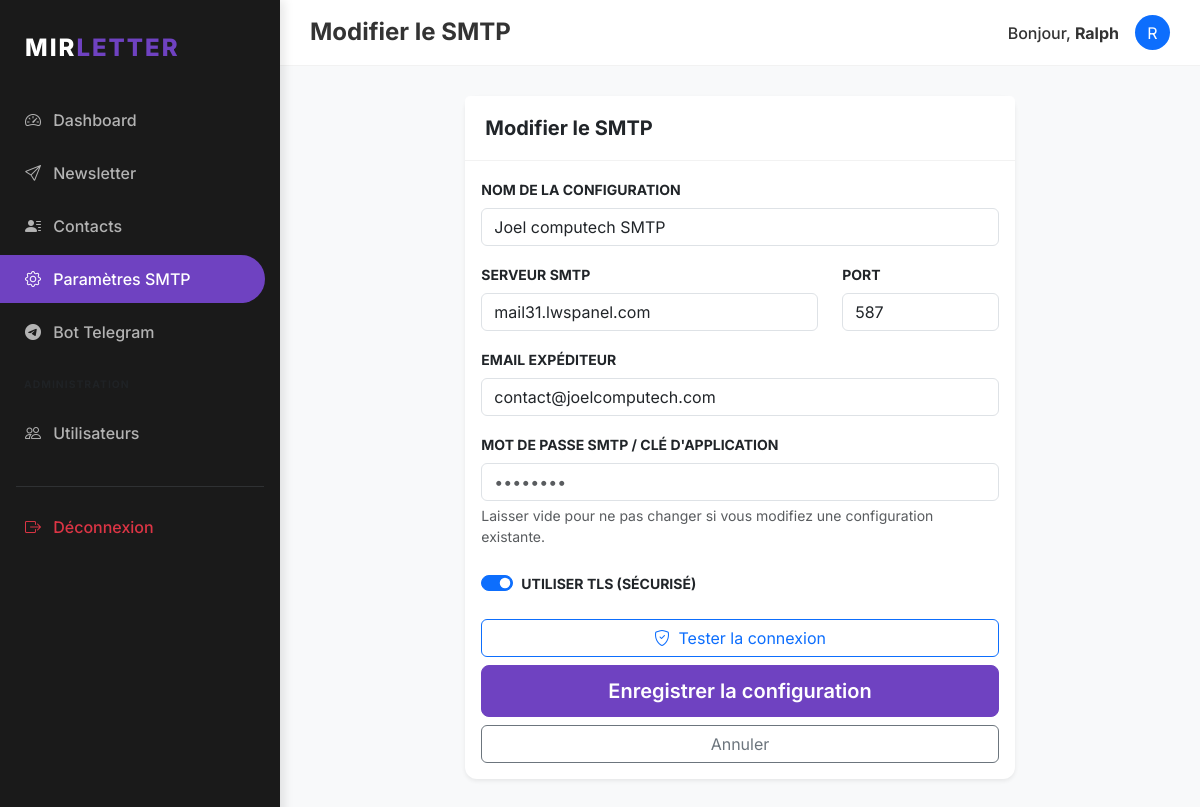
The page /settings/smtp/edit/1 (signed in) on the database its author committed.
### models/user.py (models this page shows, shortened)
class User(db.Model, UserMixin):
    __tablename__ = 'users'
    id = db.Column(db.Integer, primary_key=True)
    username = db.Column(db.String(64), unique=True, nullable=False, index=True)
    password_hash = db.Column(db.String(128), nullable=False)
    role = db.Column(db.String(20), default='user') # 'superadmin' or 'user'
    telegram_chat_id = db.Column(db.String(64), unique=True, nullable=True, index=True)
    telegram_link_code = db.Column(db.String(32), unique=True, nullable=True)
    smtp_configs = db.relationship('SMTPConfig', backref='user', lazy='dynamic', cascade='all, delete-orphan')
    contacts = db.relationship('Contact', backref='owner', lazy='dynamic', cascade='all, delete-orphan')
    groups = db.relationship('Group', backref='owner', lazy='dynamic', cascade='all, delete-orphan')
    sent_emails = db.relationship('SentEmail', backref='user', lazy='dynamic', cascade='all, delete-orphan')

### models/smtp.py (models this page shows, shortened)
class SMTPConfig(db.Model):
    __tablename__ = 'smtp_configs'
    id = db.Column(db.Integer, primary_key=True)
    user_id = db.Column(db.Integer, db.ForeignKey('users.id'), nullable=False)
    alias = db.Column(db.String(64), nullable=False) # Nom pour l'utilisateur
    server = db.Column(db.String(128), nullable=False)
    port = db.Column(db.Integer, nullable=False, default=587)
    email = db.Column(db.String(128), nullable=False)
    encrypted_password = db.Column(db.String(256), nullable=False)
    use_tls = db.Column(db.Boolean, default=True)

### routes/settings.py (the view)
@settings.route('/smtp/edit/<int:id>', methods=['GET', 'POST'])
@login_required
def edit_smtp(id):
    config = SMTPConfig.query.filter_by(id=id, user_id=current_user.id).first_or_404()
    form = SMTPForm()
    if form.validate_on_submit():
        config.alias = form.alias.data
        config.server = form.server.data
        config.port = form.port.data
        config.email = form.email.data
        config.use_tls = form.use_tls.data
        if form.password.data:
            config.set_smtp_password(form.password.data)
        db.session.commit()
        flash('Configuration SMTP mise à jour.', 'success')
        return redirect(url_for('settings.list_smtp'))
    elif request.method == 'GET':
        form.alias.data = config.alias
        form.server.data = config.server
        form.port.data = config.port
        form.email.data = config.email
        form.use_tls.data = config.use_tls
    return render_template('settings/smtp_form.html', title='Modifier le SMTP', form=form, config=config)

### routes/settings.py
class SMTPForm(FlaskForm):
    alias = StringField('Nom de la configuration', validators=[DataRequired()], render_kw={"placeholder": "Ex: Gmail Pro"})
    server = StringField('Serveur SMTP', validators=[DataRequired()], render_kw={"placeholder": "smtp.gmail.com"})
    port = IntegerField('Port', validators=[DataRequired(), NumberRange(min=1, max=65535)], default=587)
    email = StringField('Email expéditeur', validators=[DataRequired(), Email()])
    password = PasswordField('Mot de passe SMTP', validators=[DataRequired()])
    use_tls = BooleanField('Utiliser TLS', default=True)
    submit = SubmitField('Enregistrer la configuration')

### models/user.py (called while the page is built)
@login_manager.user_loader
def load_user(user_id):
    return User.query.get(int(user_id))

### templates/settings/smtp_form.html (shortened to what this page needs)
{% extends "base.html" %}
{% block content %}
<div class="row">
    <div class="col-md-8 mx-auto">
        <div class="card border-0 shadow-sm">
            <div class="card-header bg-white">
                <h5 class="m-0 fw-bold">{{ title }}</h5>
            </div>
            <div class="card-body">
                <form method="POST" id="smtpForm">
                    <div class="mb-3">
                        <label class="form-label fw-bold small text-uppercase">Nom de la configuration</label>
                        {{ form.alias(class="form-control", placeholder="Ex: Gmail Pro") }}
                    </div>
                    <div class="row">
                        <div class="col-md-8">
                            <div class="mb-3">
                                <label class="form-label fw-bold small text-uppercase">Serveur SMTP</label>
                                {{ form.server(class="form-control", placeholder="smtp.gmail.com") }}
                            </div>
                        </div>
                        <div class="col-md-4">
                            <div class="mb-3">
                                <label class="form-label fw-bold small text-uppercase">Port</label>
                                {{ form.port(class="form-control") }}
                            </div>
                        </div>
                    </div>
                    <div class="mb-3">
                        <label class="form-label fw-bold small text-uppercase">Email expéditeur</label>
                        {{ form.email(class="form-control", placeholder="votre@email.com") }}
                    </div>
                    <div class="mb-4">
                        <label class="form-label fw-bold small text-uppercase">Mot de passe SMTP / Clé d'application</label>
                        {{ form.password(class="form-control", placeholder="••••••••") }}
                        <div class="form-text small">Laisser vide pour ne pas changer si vous modifiez une configuration existante.</div>
                    </div>
                    <div class="mb-4">
                        <div class="form-check form-switch">
                            {{ form.use_tls(class="form-check-input") }}
                            <label class="form-check-label fw-bold small text-uppercase" for="use_tls">Utiliser TLS (Sécurisé)</label>
                        </div>
                    </div>
                    <div class="d-grid gap-2">
                        <button type="button" id="testConfigBtn" class="btn btn-outline-primary">
                            <i class="bi bi-shield-check me-1"></i> Tester la connexion
                        </button>
                        {{ form.submit(class="btn btn-primary btn-lg") }}
                        <a href="{{ url_for('settings.list_smtp') }}" class="btn btn-outline-secondary">Annuler</a>
                    </div>
                </form>
            </div>
        </div>
    </div>
</div>
{% endblock %}

### templates/base.html (shortened to what this page needs)
<!DOCTYPE html>
<html lang="fr">
<head>
    {{ bootstrap.load_css() }}
    <link rel="stylesheet" href="{{ url_for('static', filename='css/style.css') }}">
    <link rel="stylesheet" href="https://cdn.jsdelivr.net/npm/bootstrap-icons@1.11.1/font/bootstrap-icons.css">
</head>
<body>
    {% if current_user.is_authenticated %}
    <div class="sidebar">
        <div class="sidebar-brand">
            MIR<span>LETTER</span>
        </div>
        <nav class="nav flex-column">
            <a class="nav-link {{ 'active' if request.endpoint == 'main.dashboard' }}" href="{{ url_for('main.dashboard') }}">
                <i class="bi bi-speedometer2 me-2"></i> Dashboard
            </a>
            <a class="nav-link {{ 'active' if 'newsletter' in request.endpoint }}" href="{{ url_for('newsletter.compose') }}">
                <i class="bi bi-send me-2"></i> Newsletter
            </a>
            <a class="nav-link {{ 'active' if 'contacts' in request.endpoint }}" href="{{ url_for('contacts.list_contacts') }}">
                <i class="bi bi-person-lines-fill me-2"></i> Contacts
            </a>
            <a class="nav-link {{ 'active' if 'settings' in request.endpoint and 'telegram' not in request.endpoint }}" href="{{ url_for('settings.list_smtp') }}">
                <i class="bi bi-gear me-2"></i> Paramètres SMTP
            </a>
            <a class="nav-link {{ 'active' if 'telegram' in request.endpoint }}" href="{{ url_for('settings.telegram') }}">
                <i class="bi bi-telegram me-2"></i> Bot Telegram
            </a>
            {% if current_user.role == 'superadmin' %}
            <div class="px-4 py-3 text-uppercase small fw-bold text-muted" style="font-size: 0.65rem; letter-spacing: 1px;">Administration</div>
            <a class="nav-link {{ 'active' if 'admin' in request.endpoint }}" href="{{ url_for('admin.list_users') }}">
                <i class="bi bi-people me-2"></i> Utilisateurs
            </a>
            {% endif %}
            <hr class="mx-3 border-secondary opacity-25 mt-4">
            <a class="nav-link text-danger" href="{{ url_for('auth.logout') }}">
                <i class="bi bi-box-arrow-right me-2"></i> Déconnexion
            </a>
        </nav>
    </div>
    <nav class="top-navbar d-flex justify-content-between align-items-center">
        <h4 class="m-0 fw-bold">{{ title }}</h4>
        <div class="user-info d-flex align-items-center">
            <span class="me-3 fw-medium">Bonjour, <strong>{{ current_user.username }}</strong></span>
            <div class="bg-primary rounded-circle d-flex align-items-center justify-content-center text-white" style="width: 35px; height: 35px;">
                {{ current_user.username[0].upper() }}
            </div>
        </div>
    </nav>
    {% endif %}
    <div class="{% if current_user.is_authenticated %}main-content{% endif %}">
        <div class="container-fluid">
            {% block content %}{% endblock %}
        </div>
    </div>
</body>
</html>

### static/css/style.css (style rules this page uses)
:root { --primary-color: #6f42c1; --secondary-color: #8a2be2; --dark-bg: #1a1a1a; --darker-bg: #121212; --light-text: #ffffff; --gray-text: #b3b3b3; --sidebar-width: 280px; }
body { font-family: 'Inter', -apple-system, BlinkMacSystemFont, "Segoe UI", Roboto, sans-serif; background-color: #f8f9fa; color: #333; }
.sidebar { position: fixed; top: 0; bottom: 0; left: 0; z-index: 100; width: var(--sidebar-width); padding: 20px 0; background-color: var(--dark-bg); color: var(--light-text); box-shadow: 4px 0 10px rgba(0,0,0,0.1); }
.sidebar .nav-link { color: var(--gray-text); padding: 12px 25px; font-weight: 500; border-radius: 0 50px 50px 0; margin-right: 15px; margin-bottom: 5px; transition: all 0.3s; }
.sidebar .nav-link.active { color: var(--light-text); background-color: var(--primary-color); }
.sidebar-brand { padding: 10px 25px 30px; font-size: 1.5rem; font-weight: 800; letter-spacing: 2px; color: var(--light-text); text-transform: uppercase; }
.sidebar-brand span { color: var(--primary-color); }
.main-content { margin-left: var(--sidebar-width); padding: 30px; }
.card { border: none; border-radius: 12px; box-shadow: 0 5px 15px rgba(0,0,0,0.05); margin-bottom: 25px; }
.card-header { background-color: transparent; border-bottom: 1px solid rgba(0,0,0,0.05); padding: 20px; font-weight: 700; }
.btn-primary { background-color: var(--primary-color); border-color: var(--primary-color); padding: 10px 25px; border-radius: 8px; font-weight: 600; }
.top-navbar { margin-left: var(--sidebar-width); background-color: white; padding: 15px 30px; border-bottom: 1px solid rgba(0,0,0,0.05); }

### rows shown on the page
User: username "Ralph", username "R"
SMTPConfig: alias "Joel computech SMTP", server "mail31.lwspanel.com", port "587", email "contact@joelcomputech.com", use_tls "☑"

### other values the page prints
{{ title }} "Modifier le SMTP"
